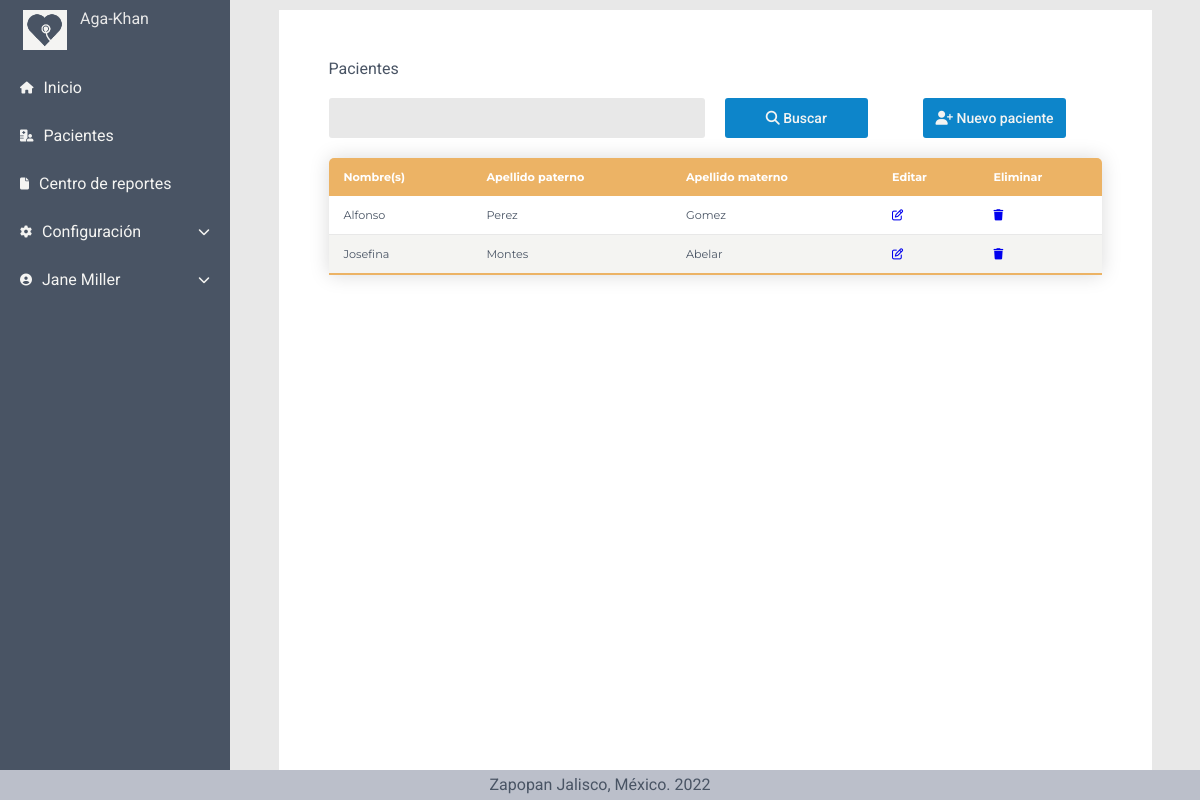
The page /pacientes.php (signed in) on the database its author committed.
### tables this page shows
create table paciente ( id int(10) primary key not null auto_increment, nombre varchar(45), apellidoPaterno varchar(45), apellidoMaterno varchar(45), fechaNacimiento date, 
sexo varchar(45), lugarNacimiento varchar(45), calle varchar(45), colonia varchar(45), ciudad varchar(45), codigoPostal int(5), telCasa varchar(45), telOficina varchar(45), celular varchar(45), edoCivil varchar(45),
 ocupacion varchar(45), escolaridad varchar(45), correo varchar(45));

### pacientes.php (the view, shortened to what this page needs)
<?php
require("./php/conexion.php");
?>
<!DOCTYPE html>
<html lang="en">
<head>
    <link rel="stylesheet" href="./css/estilos-pacientes.css">
</head>
<body>
    <div class="contenedor">
        <?php require("./layout/menu.php"); ?>
        <div class="content-general">
            <label class="span-4">Pacientes</label>
            <input class="form_input span-2" type="text">
            <button class="boton azul"><i class="fas fa-search"></i> Buscar</button>
            <button class="boton azul" onClick="redirectNuevoPaciente()"><i class="fas fa-user-plus"></i> Nuevo
                paciente</button>
            <table class="table span-4">
                <thead>
                    <tr>
                        <th>Nombre(s)</th>
                        <th>Apellido paterno</th>
                        <th class="column-to-hide">Apellido materno</th>
                        <th>Editar</th>
                        <th>Eliminar</th>
                    </tr>
                </thead>
                <tbody>
                    <?php
            $stat= $dbh-> prepare ("select id, nombre, apellidoPaterno, apellidoMaterno from paciente; ");
            $stat->execute();
            while($datosPaciente=$stat->fetch(PDO::FETCH_OBJ)){
                ?>
                    <tr>
                        <td><?php echo $datosPaciente->nombre;?></td>
                        <td><?php echo $datosPaciente->apellidoPaterno;?></td>
                        <td class="column-to-hide"><?php echo $datosPaciente->apellidoMaterno;?></td>
                        <td><a href="pacientes-informacion.php?id=<?php echo $datosPaciente->id?>"><i class="far fa-edit"></i></a></td>
                        <td><a href="./controller/eliminar-paciente.php?id=<?php echo $datosPaciente->id?>"><i class="fas fa-trash"></i></td>
                    </tr>
                    <?php
            }
                ?>
                </tbody>
            </table>
        </div>
        <?php require("./layout/footer.php"); ?>
    </div>
</body>
</html>

### css/estilos-pacientes.css (style rules this page uses)
html { scroll-behavior: smooth; }

### css/estilos.css (style rules this page uses)
* { margin:0; padding:0; box-sizing: border-box; }
body { line-height: 18px; font-family: 'Roboto', sans-serif; font-weight: 400; }
.content-general { display: grid; grid-auto-rows: minmax(min-content, max-content); grid-template-columns:1fr 1fr 1fr 1fr; grid-gap:20px; justify-self: center; }
.contenedor, .contenedor-no { font-size: 16px; color: #495464; background: #E8E8E8; }
.contenedor .contenido, .content-pacientes, .content-general, .contenedor-no .contenido { width:90%; max-width: 1400px; }
.contenedor .content-general { margin-top: 10px; background: rgb(255, 255, 255); display: grid; padding:50px; }
.table { justify-self: center; align-self: start; width:100%; border-collapse:collapse; font-size: 0.7em; font-family: 'Montserrat', sans-serif; border-radius: 5px 5px 0 0; overflow: hidden; box-shadow: 0 0 20px rgba(0,0,0,0.15); }
.table thead tr { background-color:#ECB365; color:#ffffff; text-align: left; }
.table th, .table td { padding: 10px 15px; }
.table tbody tr { border-bottom: 1px solid #E8E8E8; }
.table tbody tr:nth-of-type(even) { background-color: #F4F4F2; }
.table tbody tr:last-of-type { border-bottom: 2px solid #ECB365; }
.form_input { width:100%; background: #E8E8E8; border:3px solid transparent; border-radius:3px ; height: 40px; line-height: 40px; padding: 0 2px 0 10px; transition: .3s ease all; font-size: 13px; font-family: 'Roboto', sans-serif; }
.boton { height:35px; line-height: 35px; width:80%; color: #F4F4F2; border: none; font-weight: 500; cursor: pointer; transition: .1s ease all; border-radius: 3px; font-family: 'Roboto', sans-serif; font-size: 14px; height: 40px; }
.azul { background: #0d85ca; }
.span-2 { grid-column: span 2; }
.span-4 { grid-column: span 4; }

### css/grid.css (style rules this page uses)
.contenedor { min-height: 100vh; display:grid; grid-template-columns: 230px 1fr; grid-template-rows: 1fr 30px; grid-template-areas: "navI content" "footer footer"; }

### rows shown on the page
paciente: nombre "Alfonso", apellidoPaterno "Perez", apellidoMaterno "Gomez"
paciente: nombre "Josefina", apellidoPaterno "Montes", apellidoMaterno "Abelar"

### other values the page prints
$_SESSION['nombre'] "Jane"
$_SESSION['apellidoPaterno'] "Miller"
